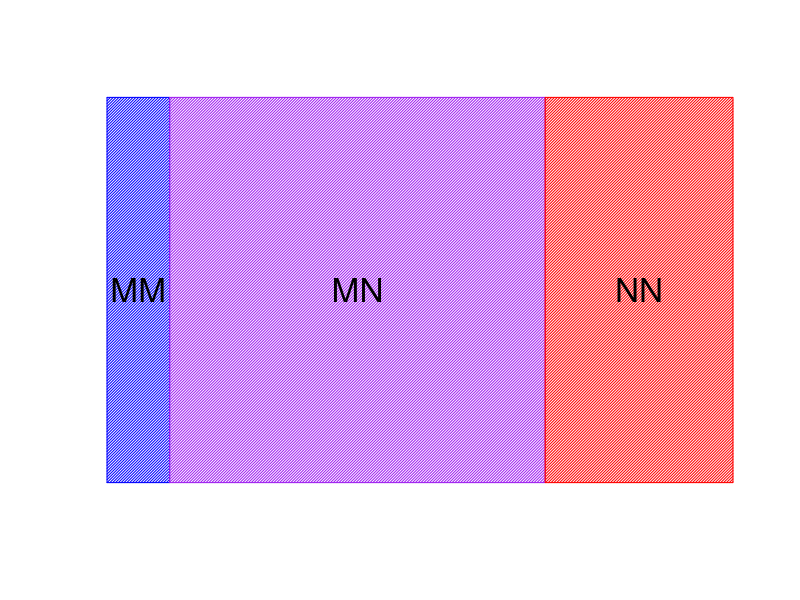
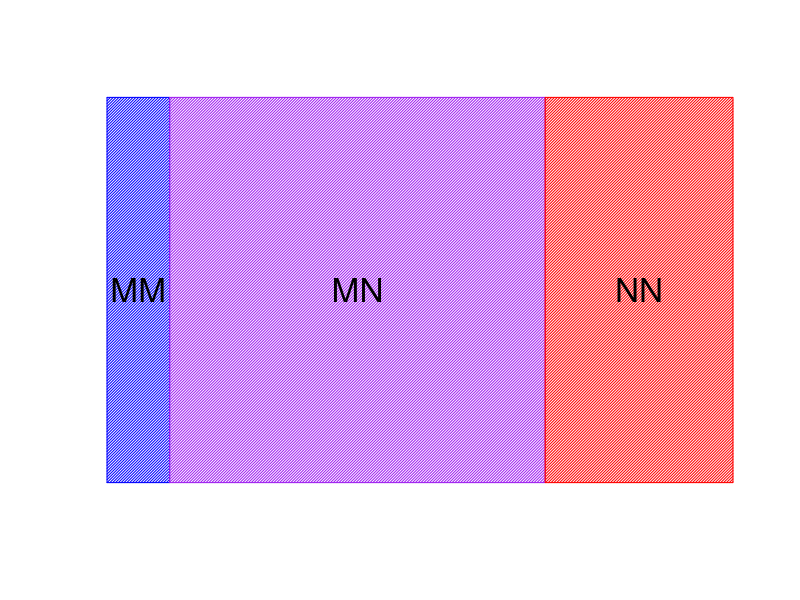
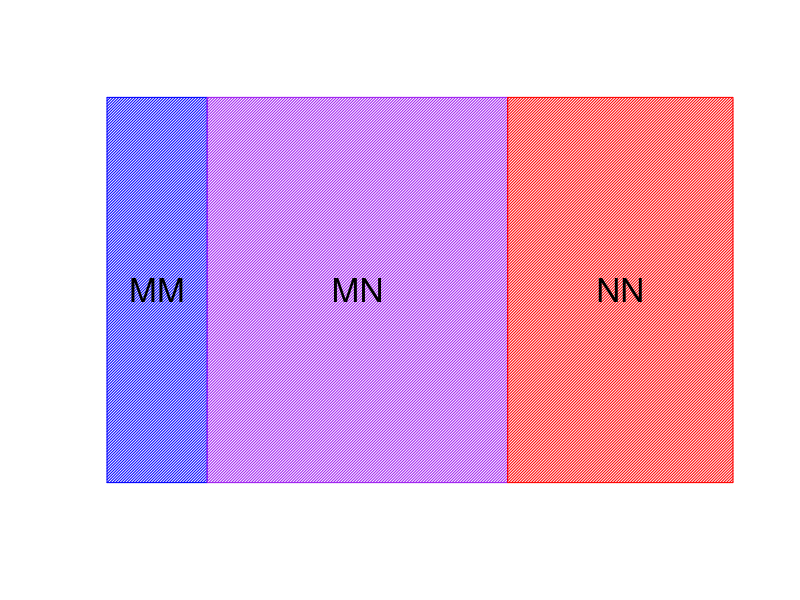
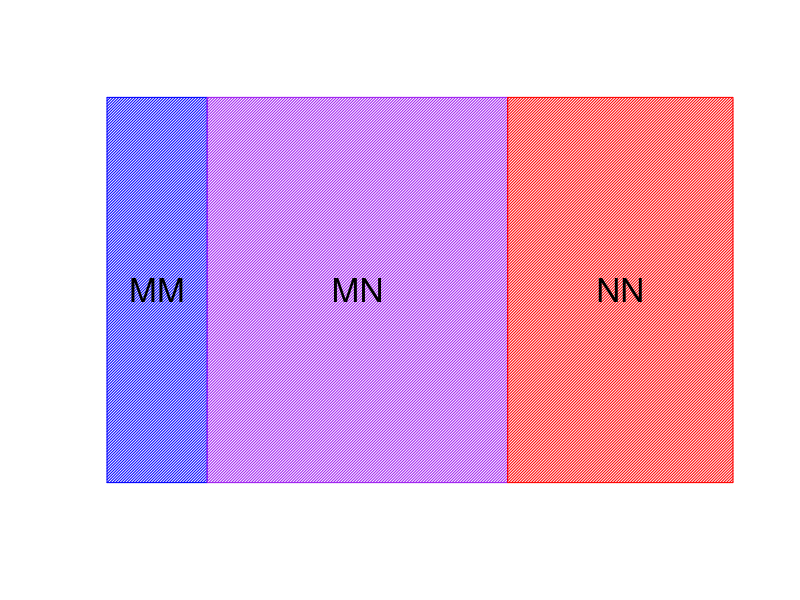
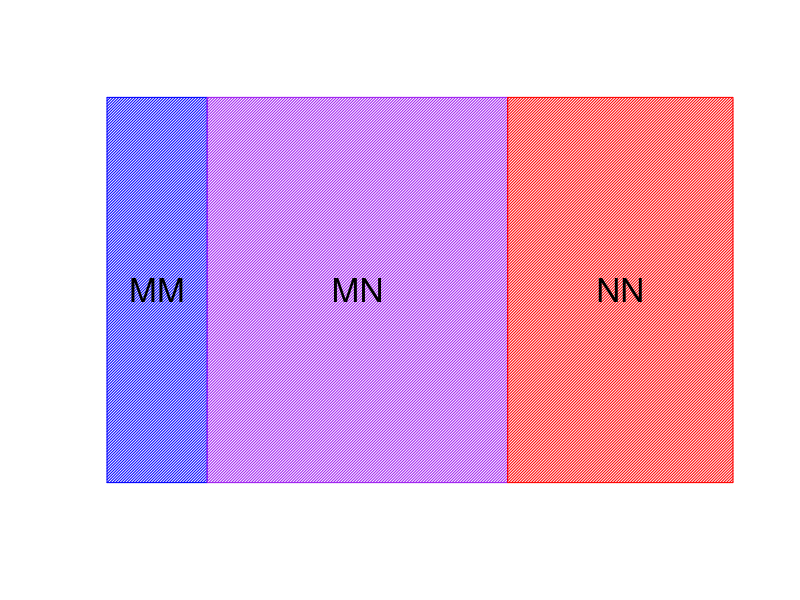
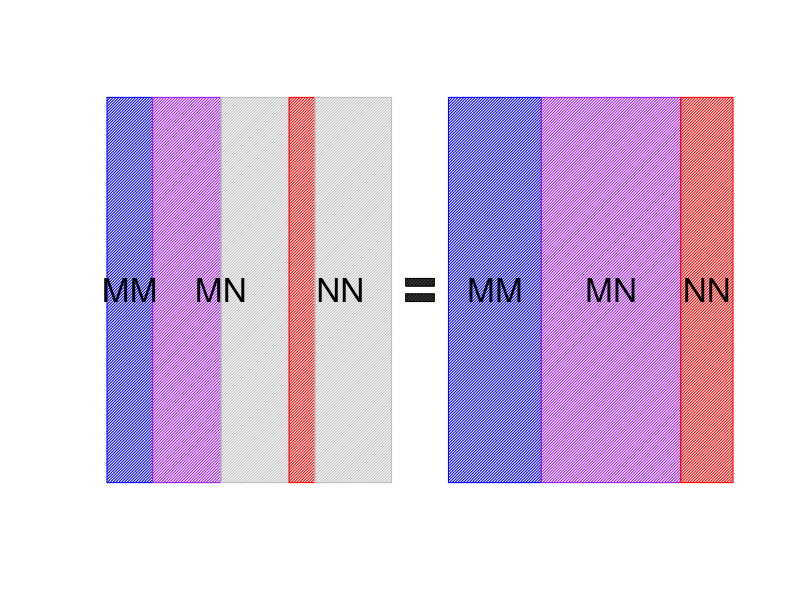
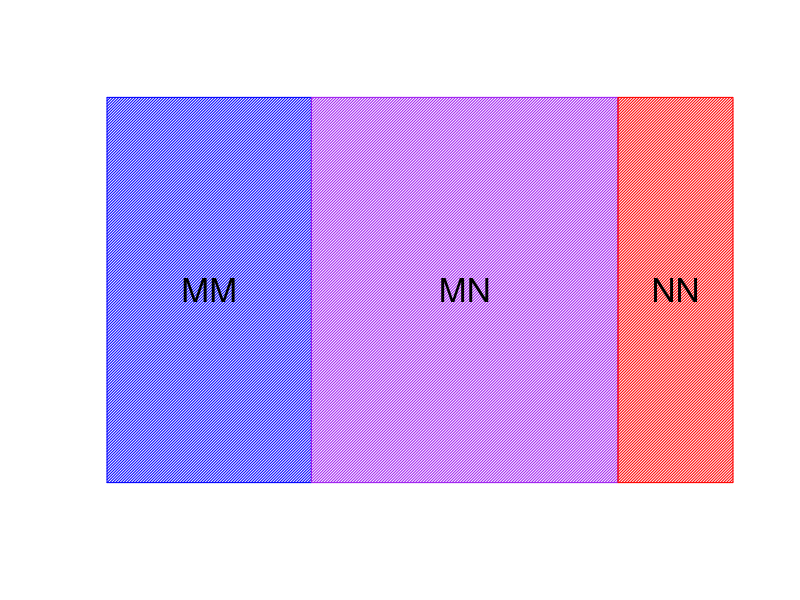
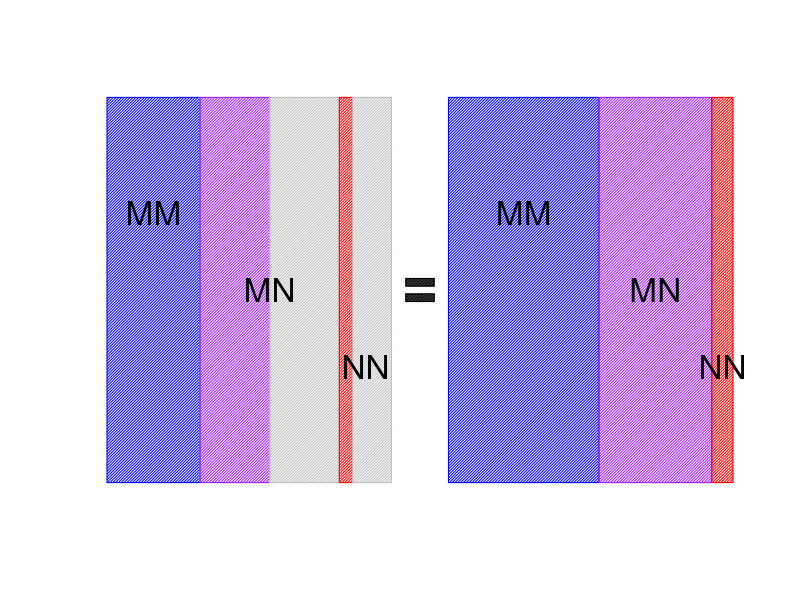

Source code (R) for these figures, in order:
## ---- chunk 1
knitr::opts_chunk$set(echo = FALSE)
library(magrittr)
library(flextable)
## ---- chunk 2
MM <- 20
MN <- 120
NN <- 60
Total = MM+MN+NN
df <- data.frame(Genotype = c("#Individuals", "Proportion"), MM = c(MM, MM/Total), MN = c(MN, MN/Total), NN = c(NN, NN/Total), Total = c(Total, 1))
df %>% regulartable() %>% autofit() %>% fontsize(size = 14, part = "all")
## ---- chunk 3
plot(c(0, 1), c(0, 1), type = "n", xlab = "", ylab = "", axes =FALSE)
rect(0, 0, 0.1, 1, density = 50, col = "Blue")
rect(0.1, 0, 0.7, 1, density = 50, col = "Purple")
rect(0.7, 0, 1, 1, density = 50, col = "Red")
text("MM", x = 0.05, y = 0.5, cex = 2)
text("MN", x = 0.4, y = 0.5, cex = 2)
text("NN", x = 0.85, y = 0.5, cex = 2)
## ---- chunk 4
MM <- 20
MN <- 120
NN <- 60
Total <- MM+MN+NN
p <- (MM+0.5*MN)/Total 
sq <- data.frame(First = c("", paste("M, p = ", round(p,4)), paste("N, 1-p = ", round(1-p,4))), Second = c(paste("M, p = ", round(p,4)), paste("p^2 = ",round(p^2,4)), paste("p*(1-p) = ", round(p*(1-p),4))), Third = c(paste("N, 1-p = ", round(1-p,4)), paste("p*(1-p) = ", round(p*(1-p),4)), paste("(1-p)^2 = ", round((1-p)^2,4))))
colnames(sq) <- sq[,1]
sq <- sq[-1,]
rownames(sq) <- NULL
knitr::kable(sq)
## ---- chunk 5
MM <- 20
MN <- 120
NN <- 60
Total <- MM + MN + NN
df <- data.frame(Genotype = c("#Individuals", "Proportion"), MM = c(MM, MM/Total), MN = c(MN, MN/Total), NN = c(NN, NN/Total), Total = c(Total, 1))

df %>% regulartable() %>% autofit()%>% fontsize(size = 14, part = "all")
## ---- chunk 6
plot(c(0, 1), c(0, 1), type = "n", xlab = "", ylab = "", axes =FALSE)
rect(0, 0, 0.1, 1, density = 50, col = "Blue")
rect(0.1, 0, 0.7, 1, density = 50, col = "Purple")
rect(0.7, 0, 1, 1, density = 50, col = "Red")
text("MM", x = 0.05, y = 0.5, cex = 2)
text("MN", x = 0.4, y = 0.5, cex = 2)
text("NN", x = 0.85, y = 0.5, cex = 2)
## ---- chunk 7
MM <- p^2*Total
MN <- 2*p*(1-p)*Total
NN <- (1-p)^2*Total
Total <- MM + MN + NN
df <- data.frame(Genotype = c("#Individuals", "Proportion"), MM = c(MM, MM/Total), MN = c(MN, MN/Total), NN = c(NN, NN/Total), Total = c(Total, 1))

df %>% regulartable() %>% autofit()%>% fontsize(size = 14, part = "all")
## ---- chunk 8
plot(c(0, 1), c(0, 1), type = "n", xlab = "", ylab = "", axes =FALSE)
rect(0, 0, p^2, 1, density = 50, col = "Blue")
rect(p^2, 0, 1-(1-p)^2, 1, density = 50, col = "Purple")
rect(1-(1-p)^2, 0, 1, 1, density = 50, col = "Red")
text("MM", x = p^2/2, y = 0.5, cex = 2)
text("MN", x = (p^2+p^2+2*p*(1-p))/2, y = 0.5, cex = 2)
text("NN", x = (1-(1-p)^2+1)/2, y = 0.5, cex = 2)
## ---- chunk 9
MM <- p^2*Total
MN <- 2*p*(1-p)*Total
NN <- (1-p)^2*Total
Total <- MM + MN + NN
df <- data.frame(Genotype = c("#Individuals", "Proportion"), MM = c(MM, MM/Total), MN = c(MN, MN/Total), NN = c(NN, NN/Total), Total = c(Total, 1))
df %>% regulartable() %>% autofit()%>% fontsize(size = 14, part = "all")
## ---- chunk 10
plot(c(0, 1), c(0, 1), type = "n", xlab = "", ylab = "", axes =FALSE)
rect(0, 0, p^2, 1, density = 50, col = "Blue")
rect(p^2, 0, 1-(1-p)^2, 1, density = 50, col = "Purple")
rect(1-(1-p)^2, 0, 1, 1, density = 50, col = "Red")
text("MM", x = p^2/2, y = 0.5, cex = 2)
text("MN", x = (p^2+p^2+2*p*(1-p))/2, y = 0.5, cex = 2)
text("NN", x = (1-(1-p)^2+1)/2, y = 0.5, cex = 2)
## ---- chunk 11
selection <- data.frame(Genotypes = c("No Selection", "Directional", "Disruptive", "Stabilizing"), Wmm = c(1, 1, 1, 1), Wmn = c(1, 0.8, 0.3, 1.3), Wnn = c(1, 0.6, 0.7, 0.2))
knitr::kable(selection)
## ---- chunk 12
MM <- p^2*Total
MN <- 2*p*(1-p)*Total
NN <- (1-p)^2*Total
Total <- MM + MN + NN
df <- data.frame(Genotype = c( "Proportion"), MM = c( MM/Total), MN = c(MN/Total), NN = c( NN/Total), Total = 1)

df %>% regulartable() %>% autofit()%>% fontsize(size = 14, part = "all")
## ---- chunk 13
plot(c(0, 1), c(0, 1), type = "n", xlab = "", ylab = "", axes =FALSE)
rect(0, 0, p^2, 1, density = 50, col = "Blue")
rect(p^2, 0, 1-(1-p)^2, 1, density = 50, col = "Purple")
rect(1-(1-p)^2, 0, 1, 1, density = 50, col = "Red")
text("MM", x = p^2/2, y = 0.5, cex = 2)
text("MN", x = (p^2+p^2+2*p*(1-p))/2, y = 0.5, cex = 2)
text("NN", x = (1-(1-p)^2+1)/2, y = 0.5, cex = 2)
## ---- chunk 14
Wmm <-1
Wmn <- 0.5
Wnn <- 0.25
MM <- p^2*Total
MMw <- Wmm*MM
MN <- 2*p*(1-p)*Total
MNw <- Wmn*MN
NN <- (1-p)^2*Total
NNw <- Wnn*NN
Totalw <- MMw + MNw+ NNw
df <- data.frame(Genotype = c("Proportion", "Updated"), MM = c(paste0("f(MM)*Wmm = \n", round(MM/Total,4),"*", Wmm, " = ", round(MM*Wmm/Total,4)), paste0(round(MM*Wmm/Total,4), "/", round(MM*Wmm/Total + MN*Wmn/Total+NN*Wnn/Total, 4), " = ", round(MMw/Totalw,4))), 
                 MN= c(paste0("f(MN)*Wmn = \n", round(MN/Total,4),"*", Wmn, " = ", round(MN*Wmn/Total,4)), paste0(round(MN*Wmn/Total,4), "/", round(MM*Wmm/Total + MN*Wmn/Total+NN*Wnn/Total, 4), " = ", round(MNw/Totalw,4))),
                 NN = c(paste0("f(NN)*Wnn = \n", round(NN/Total,4),"*", Wnn, " = ", round(NN*Wnn/Total,4)), paste0(round(NN*Wnn/Total,4), "/", round(MM*Wmm/Total + MN*Wmn/Total+NN*Wnn/Total, 4), " = ", round(NNw/Totalw,4))),
                 Total = c(round((MM*Wmm+MN*Wmn+NN*Wnn)/Total,4), 1))
df %>% regulartable() %>% autofit()%>% fontsize(size = 14, part = "all")
## ---- chunk 15
plot(c(0, 2.2), c(0, 1), type = "n", xlab = "", ylab = "", axes =FALSE)
rect(0, 0, p^2*Wmm, 1, density = 50, col = "Blue")
rect(p^2*Wmm, 0, p^2, 1, density = 50, col = "Gray")
rect(p^2, 0, 2*p*(1-p)*Wmn+p^2, 1, density = 50, col = "Purple")
rect(2*p*(1-p)*Wmn+p^2, 0, 1-(1-p)^2, 1, density = 50, col = "Gray")
rect(1-(1-p)^2, 0, 1-(1-p)^2 + (1-p)^2*Wnn, 1, density = 50, col = "Red")
rect(1-(1-p)^2 + (1-p)^2*Wnn, 0, 1, 1, density = 50, col = "Gray")
text("MM", x = p^2/2, y = 0.5, cex = 2)
text("MN", x = (p^2+p^2+2*p*(1-p))/2, y = 0.5, cex = 2)
text("NN", x = (1-(1-p)^2+1)/2, y = 0.5, cex = 2)

#equal sign
rect(1.05, 0.47, 1.15, 0.49, density = 100, col = "Black")
rect(1.05, 0.51, 1.15, 0.53, density = 100, col = "Black")
#add next standardized part
rect(1.2, 0, 1.2+MMw/Totalw, 1, density = 50, col = "Blue")
rect(1.2+MMw/Totalw, 0, 2.2- NNw/Totalw, 1, density = 50, col = "Purple")
rect(2.2- NNw/Totalw, 0, 2.2, 1, density = 50, col = "Red")
text("MM", x = (1.2+1.2+MMw/Totalw)/2, y = 0.5, cex = 2)
text("MN", x = (1.2+MMw/Totalw + 2.2 - NNw/Totalw)/2, y = 0.5, cex = 2)
text("NN", x = (2.2- NNw/Totalw+2.2)/2, y = 0.5, cex = 2)
## ---- chunk 16
Wmm <-1
Wmn <- 0.5
Wnn <- 0.25
MMp <- MMw/Totalw
MNp <- MNw/Totalw
NNp <- NNw/Totalw

df <- data.frame(Genotype = c("Proportion"), MM = round(MMp, 4), MN = round(MNp, 4), NN = round(NNp, 4), Total = 1)
df %>% regulartable() %>% autofit()%>% fontsize(size = 14, part = "all")
## ---- chunk 17
plot(c(0, 1), c(0, 1), type = "n", xlab = "", ylab = "", axes =FALSE)

#add next standardized part
rect(0, 0, MMp, 1, density = 50, col = "Blue")
rect(MMp, 0, MMp+MNp, 1, density = 50, col = "Purple")
rect(MMp+MNp, 0, 1, 1, density = 50, col = "Red")
text("MM", x = (MMp)/2, y = 0.5, cex = 2)
text("MN", x = (MMp+MMp+MNp)/2, y = 0.5, cex = 2)
text("NN", x = (MMp+MNp+1)/2, y = 0.5, cex = 2)
## ---- chunk 18
Wmm <-1
Wmn <- 0.5
Wnn <- 0.25
newTotal <- Wmm*MMp + Wmn*MNp + Wnn*NNp
df <- data.frame(Genotype = c("Proportion", "Updated"), 
                 MM = c(paste0("f(MM)*Wmm = \n", round(MMp,4),"*", Wmm, " = ", round(Wmm*MMp,4)),
                        paste0(round(Wmm*MMp,4), "/", round(newTotal, 4), " = ", round(Wmm*MMp/(newTotal),4))), 
                 MN= c(paste0("f(MN)*Wmn = \n", round(MNp,4),"*", Wmn, " = ", round(Wmn*MNp,4)),
                        paste0(round(Wmn*MMp,4), "/", round(newTotal, 4), " = ", round(Wmn*MNp/(newTotal),4))), 
                 NN = c(paste0("f(NN)*Wnn = \n", round(NNp,4),"*", Wnn, " = ", round(Wnn*NNp,4)),
                        paste0(round(Wnn*NNp,4), "/", round(newTotal, 4), " = ", round(Wnn*NNp/(newTotal),4))), 
                 Total = c(round(newTotal,4), 1))
df %>% regulartable() %>% autofit()%>% fontsize(size = 14, part = "all")
## ---- chunk 19
parMM <- Wmm*MMp
parMN <- Wmn*MNp
parNN <- Wnn*NNp

neWmm <- Wmm*MMp/(newTotal)
neWmn <- Wmn*MNp/(newTotal)
neWnn <- Wnn*NNp/(newTotal)

plot(c(0, 2.2), c(0, 1), type = "n", xlab = "", ylab = "", axes =FALSE)
rect(0, 0, parMM, 1, density = 50, col = "Blue")
rect(parMM, 0, MMp, 1, density = 50, col = "Gray")
rect(MMp, 0, MMp + parMN, 1, density = 50, col = "Purple")
rect(MMp + parMN, 0, MMp+MNp, 1, density = 50, col = "Gray")
rect(MMp+MNp, 0, MMp+MNp+parNN, 1, density = 50, col = "Red")
rect(MMp+MNp+parNN, 0, 1, 1, density = 50, col = "Gray")
text("MM", x = MMp/2, y = 0.7, cex = 2)
text("MN", x = (MMp+MNp+MMp)/2, y = 0.5, cex = 2)
text("NN", x = (MNp+MMp+1)/2, y = 0.3, cex = 2)

#equal sign
rect(1.05, 0.47, 1.15, 0.49, density = 100, col = "Black")
rect(1.05, 0.51, 1.15, 0.53, density = 100, col = "Black")
#add next standardized part
rect(1.2, 0, 1.2+neWmm, 1, density = 50, col = "Blue")
rect(1.2+neWmm, 0, 1.2+neWmm+neWmn, 1, density = 50, col = "Purple")
rect(1.2+neWmm+neWmn, 0, 2.2, 1, density = 50, col = "Red")
text("MM", x = (1.2+1.2+neWmm)/2, y = 0.7, cex = 2)
text("MN", x = (1.2+neWmm+1.2+neWmm+neWmn)/2, y = 0.5, cex = 2)
text("NN", x = (1.2+neWmm+neWmn+2.2)/2, y = 0.3, cex = 2)
## ---- chunk 20
    MM <- p^2*Total
    MN <- 2*p*(1-p)*Total
    NN <- (1-p)^2*Total
    Total <- MM + MN + NN
    df <- data.frame(Genotype = c( "Proportion"), MM = c( MM/Total), MN = c(MN/Total), NN = c( NN/Total), Total = 1)

    df %>% regulartable() %>% autofit()%>% fontsize(size = 14, part = "all")
